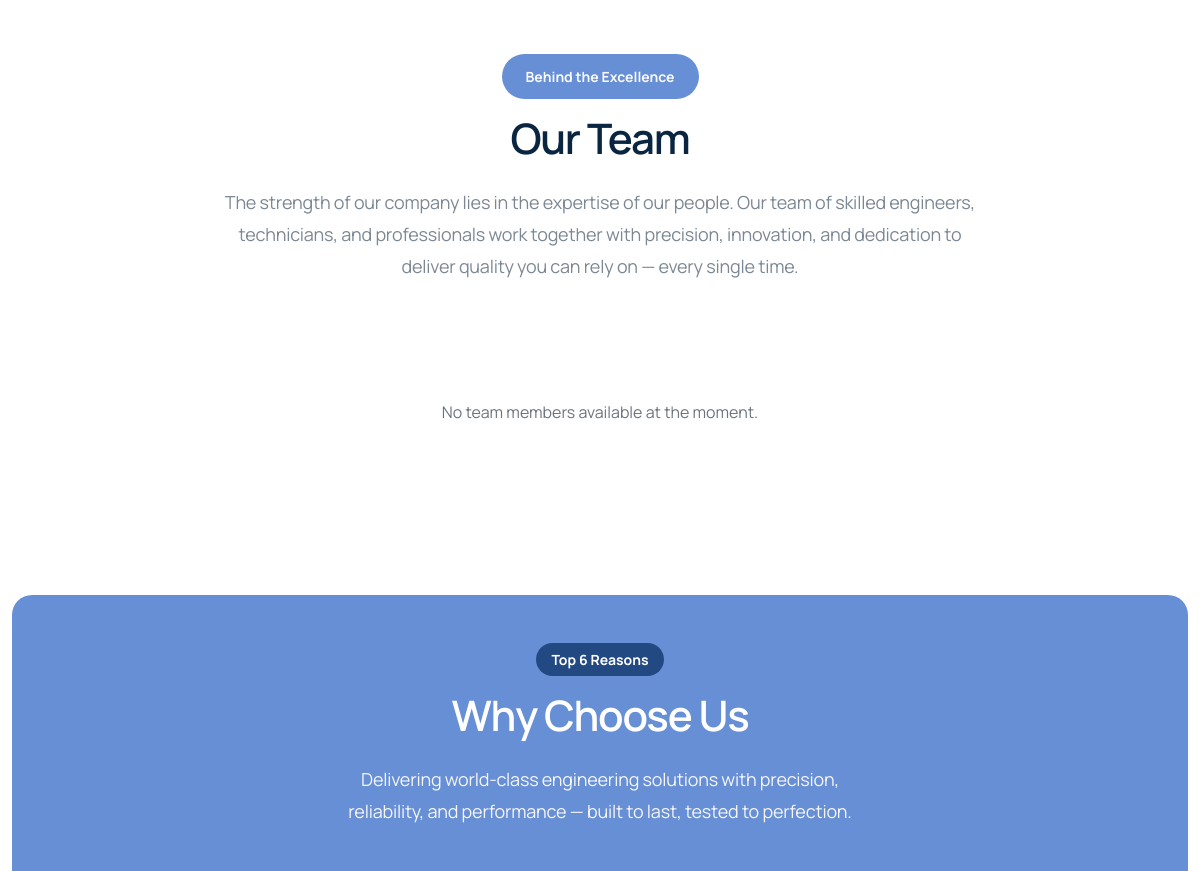
Page /about/ (middle part) on the earlier database version.
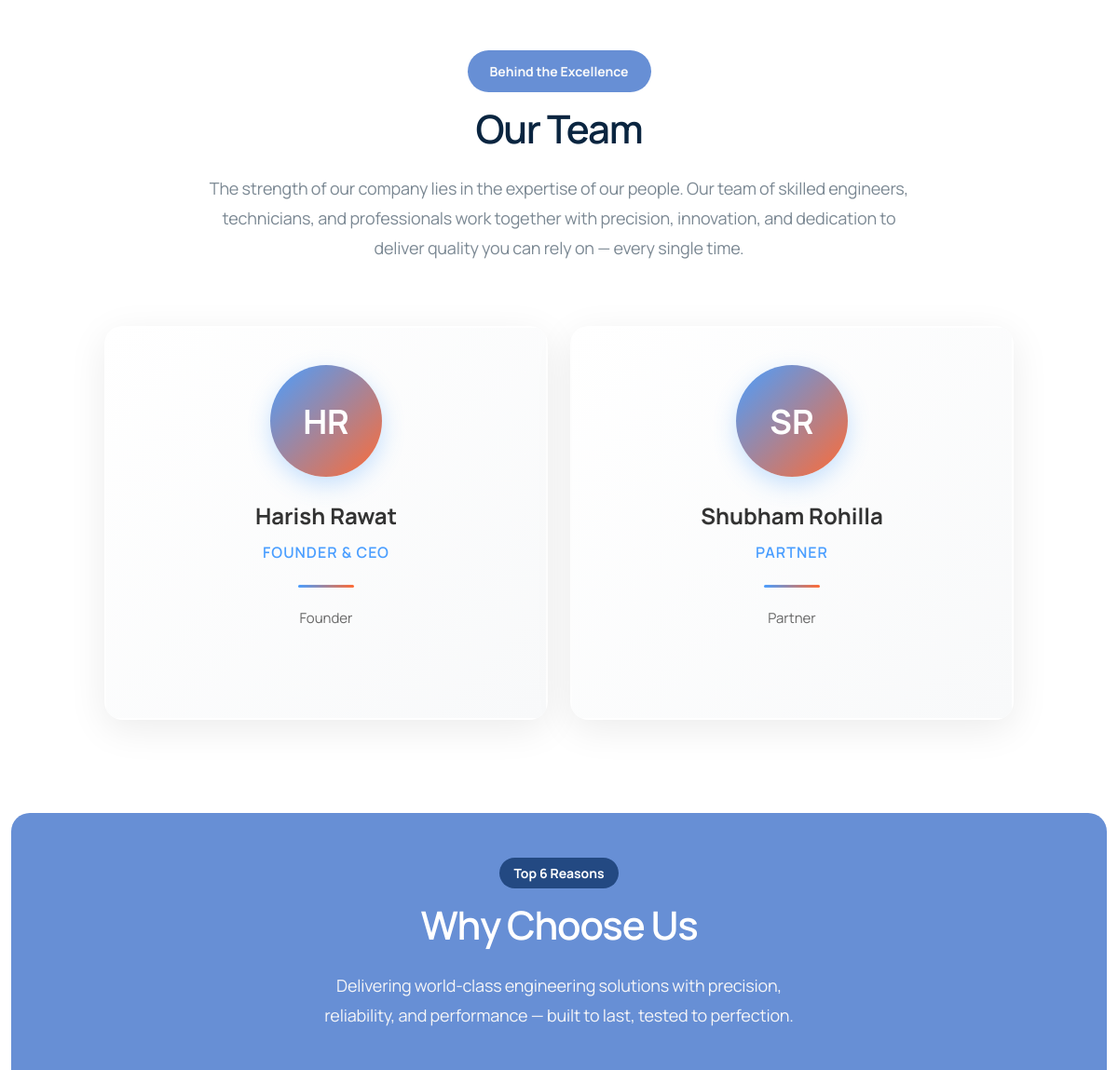
Same page on the later database version.
### home/models.py (models this page shows, shortened)
class TeamMember(models.Model):
    first_name = models.CharField(max_length=50)
    last_name = models.CharField(max_length=50, blank=True, null=True)
    role = models.CharField(max_length=100, help_text="e.g., Founder & Director, CEO")
    description = models.TextField(
        help_text="Brief description about the team member"
    )
    facebook_url = models.URLField(max_length=500, blank=True, null=True, help_text="Facebook profile URL")
    twitter_url = models.URLField(max_length=500, blank=True, null=True, help_text="Twitter/X profile URL")
    linkedin_url = models.URLField(max_length=500, blank=True, null=True, help_text="LinkedIn profile URL")
    instagram_url = models.URLField(max_length=500, blank=True, null=True, help_text="Instagram profile URL")
    order = models.IntegerField(
        default=0,
        help_text="Display order (lower numbers appear first)"
    )
    status = models.BooleanField(default=True, help_text="Show/hide this team member")
    created_at = models.DateTimeField(auto_now_add=True)
    updated_at = models.DateTimeField(auto_now=True)
    class Meta:
        ordering = ['order', 'first_name']
        verbose_name = 'Team Member'
        verbose_name_plural = 'Team Members'
    @property
    def full_name(self):
        if self.last_name:
            return f"{self.first_name} {self.last_name}"
        return self.first_name
    def get_initials(self):
        initials = self.first_name[0].upper() if self.first_name else ''
        if self.last_name:
            initials += self.last_name[0].upper()
        else:
            if len(self.first_name) > 1:
                initials += self.first_name[1].upper()
        return initials[:2]  # Return max 2 characters

### home/views.py (the view)
# urls.py: path('about/', views.page_content_view, {'page_type': 'about_us'}, name='about'),
def page_content_view(request, page_type):
    try:
        page_content = get_object_or_404(PageContent, page_type=page_type, status=True)
    except:
        page_content = None
    team_members = None
    if page_type == 'about_us':
        team_members = TeamMember.objects.filter(status=True)
    context = {
        'page_content': page_content,
        'page_type': page_type,
        'team_members': team_members,
    }
    template_map = {
        'about_us': 'about.html',
        'terms_conditions': 'terms.html',
        'privacy_policy': 'privacy.html',
        'faq': 'faq.html',
    }
    template = template_map.get(page_type, 'default.html')
    return render(request, template, context)

### home/context_processors.py (called while the page is built)
def categories(request):
    categories = Category.objects.filter(status=True).prefetch_related('subcategories')
    products = Product.objects.filter(status=True).select_related('category')
    site_settings = SiteSettings.load()
    return {
        'categories': categories,
        'products': products,
        'site_settings': site_settings,
    }

### home/models.py (called while the page is built)
    @classmethod
    def load(cls):
        obj, _ = cls.objects.get_or_create(pk=1)
        return obj

### templates/about.html (shortened to what this page needs)
{% load static %}
<!DOCTYPE html>
<html lang="en">
{% include "head.html" %}
<body>
    <div id="wrapper">
        <div id="content" class="no-top no-bottom">
            <section>
            </section>
            <section class="no-top">
                <div class="container">
                    <div class="row">
                        <div class="col-lg-12">
                            <div class="row">
                                <div class="col-lg-8 offset-lg-2 text-center mb-5">
                                    <div class="bg-color-2 text-light subtitle wow fadeInUp mb-3 d-inline-block px-4 py-2 rounded-20px">Behind the Excellence</div>
                                    <h2 class="wow fadeInUp" data-wow-delay=".2s">Our Team</h2>
                                    <p class="lead wow fadeInUp" data-wow-delay=".3s">
                                        The strength of our company lies in the expertise of our people. Our team of skilled engineers,
                                        technicians, and professionals work together with precision, innovation, and dedication to
                                        deliver quality you can rely on — every single time.
                                    </p>
                                </div>
                            </div>
                            <div class="row g-4 justify-content-center">
                                {% if team_members %}
                                    {% for member in team_members %}
                                    <div class="col-lg-5 col-md-6">
                                        <div class="team-card wow fadeInUp" data-wow-delay=".{{ forloop.counter0|add:2 }}s">
                                            <div class="team-card-inner">
                                                <div class="team-avatar">
                                                    <div class="team-initials">{{ member.get_initials }}</div>
                                                    <div class="team-icon">
                                                        <i class="icofont-user-alt-3"></i>
                                                    </div>
                                                </div>
                                                <div class="team-content">
                                                    <h3 class="team-name">{{ member.full_name }}</h3>
                                                    <p class="team-role">{{ member.role }}</p>
                                                    <div class="team-divider"></div>
                                                    <p class="team-description">
                                                        {{ member.description }}
                                                    </p>
                                                </div>
                                            </div>
                                        </div>
                                    </div>
                                    {% endfor %}
                                {% else %}
                                    <div class="col-12 text-center py-5">
                                        <p class="text-muted">No team members available at the moment.</p>
                                    </div>
                                {% endif %}
                            </div>
                        </div>
                    </div>
                </div>
            </section>
            <section class="no-top">
                <div class="container">
                    <div class="col-lg-12">
                        <div class="p-5 rounded-20px bg-color-2 text-light">
                            <div class="row">
                                <div class="col-lg-6 offset-lg-3 text-center">
                                    <div class="subtitle bg-color text-white wow fadeInUp mb-3">Top 6 Reasons</div>
                                    <h2 class="wow fadeInUp" data-wow-delay=".2s">Why Choose Us</h2>
                                    <p class="lead wow fadeInUp" data-wow-delay=".3s">
                                        Delivering world-class engineering solutions with precision, reliability, and performance — built to last, tested to perfection.
                                    </p>
                                    <div class="spacer-single"></div>
                                </div>
                            </div>
                            <div class="row g-4">
                            </div>
                        </div>
                    </div>
                </div>
            </section>
        </div>
    </div>
</body>
</html>

### templates/head.html (shortened to what this page needs)
{% load static %}
<head>
    <link href="{% static "css/bootstrap.min.css" %}" rel="stylesheet" type="text/css" id="bootstrap">
    <link href="{% static "css/plugins.css" %}" rel="stylesheet" type="text/css" >
    <link href="{% static "css/swiper.css" %}" rel="stylesheet" type="text/css" >
    <link href="{% static "css/style.css" %}" rel="stylesheet" type="text/css" >
    <link href="{% static "css/coloring.css" %}" rel="stylesheet" type="text/css" >
    <link id="colors" href="{% static "css/colors/scheme-01.css" %}" rel="stylesheet" type="text/css" >
</head>

### templates/header.html (shortened to what this page needs)
{% load static %}

### templates/footer.html (shortened to what this page needs)
{% load static %}

### static/css/coloring.css (style rules this page uses)
.bg-color, section.bg-color, section.call-to-action, .btn-main, #mainmenu li li a.menu-item:hover, #mainmenu ul li:hover>a.menu-item, .price-row, .slider-info .text1, .btn-primary, .bg-id-color, .dropcap, .fullwidthbanner-container a.btn, .feature-box-big-icon i, #testimonial-full, .icon-deco i, .feature-box-small-icon .border, .date-post, .team-list .small-border, .de-team-list .small-border, .owl-arrow span, .de-progress .progress-bar, #btn-close-x:hover, .box-fx .info, .btn-more, .widget .small-border, .product img:hover, #btn-search, .de_tab.timeline li.active .dot, .btn-id, .tiny-border, #subheader .small-border-deco span, #services-list li a:hover, #form_subscribe #btn-subscribe i, .timeline .tl-block .tl-line, .de_tab.tab_style_2 .de_nav li.active span, .de_tab.tab_methods.style-2 .de_nav li.active span, .feature-box-small-icon.style-2 .number.bg-color, .owl-custom-nav .btn-next:before, .owl-custom-nav .btn-prev:before, .timeline>li>.timeline-badge, .de_light .de_tab.tab_style_3 .de_nav li.active span, .de_tab.tab_style_4 .de_nav li.active span, .circle, .social-icons-sm i:hover, .btn-rsvp, .pricing-table .ribbon, .de_tab.tab_style_4 .de_nav li.active, #preloader .s1 span, #filters a.selected, .custom-show:after, .custom-close:after, .widget-post .date, .style-2 .date-box, .d-card i, #form_subscribe #btn-submit i, .bg-gradient-to-right-2, .d-card.hover i, .d-card:hover i, .ribbon, .box-icon-simple .num, .feature-box.f-boxed:hover, .fpw-overlay-btm, .fp-wrap .fpwow-icons, .owl-item.active.center .feature-box-type-2, .testimonial-color .item:nth-child(1n) blockquote:before, .spinner>div, .d-gallery-item .dgi-1, a.btn-border:hover, .dih-overlay, .widget_tags li a, .nav-pills .nav-link.active, .nav-pills .show>.nav-link, #cookieConsent a.cookieConsentOK, .mask .cover, .icon-box:hover, .feature-box.f-boxed.invert, .text-light .container-timeline ul li::before, .text-light .de_countdown, .text-light .dropdown li span, #selector #dark-mode, #selector #related-items, .dropdown li span:hover, .de-event-item .d-date, .switch, h5 span.label, .lds-roller div:after, .de_pricing-table .d-list li:before, .ul-style-4 li:before, #mainmenu ul li b, h1.s2 .c1 span, .d-arrow-left, .d-arrow-right, .de-marquee-list .d-item-block, .scrollbar, .d_demo_img .d-overlay span { background:var(--primary-color); }
.bg-color-2, .bg-color-secondary, section.bg-color-2, section.bg-color-secondary, .timeline h5, .testimonial-color .item:nth-child(2n) blockquote:before, a.btn-main.bg-color-2, a.btn-main.invert, #mainmenu li li a.menu-item:hover, #mainmenu ul li:hover>a.menu-item, .icon-box.invert:hover, #jpreBar, .t-circle, .author_list_pp i, .pagination>.active>a, .pagination>.active>span, .pagination>.active>a:hover, .pagination>.active>span:hover, .pagination>.active>a:focus, .pagination>.active>span:focus, .profile_avatar i, #btn_copy.clicked, #form_quick_search #btn-submit i, .owl-dot.active, .p_list_pp i, .author_list_pp img, .activity-filter li.active, .dark-scheme .de_countdown.bg-color-secondary, .btn-line.hover, a.btn-line.hover, .de_form input[type="checkbox"]:checked + label:before, .coll_list_pp i, #form_sb #btn-submit i, .de-switch input[type=checkbox]:checked + label, .de-card .de-price span, .de-color-icons i, .container-timeline ul li::before, .pricing-table.table-featured .mid, .pricing-table.table-featured a.btn-main, .page-item.active .page-link, .de-marquee-list .d-item-block.bg-color-2, body::-webkit-scrollbar-thumb,#de_modal::-webkit-scrollbar-thumb { background: var(--secondary-color); }

### static/css/colors/scheme-01.css (style rules this page uses)
:root { --primary-color: #234982; --primary-color-rgb: 35, 73, 130; --secondary-color: #678fd5; --secondary-color-rgb: 103, 143, 213; --tertiary-color: #F4F7FB; --tertiary-color-rgb: 244, 247, 251; }

### templates/header.html (style rules this page uses)
body { top: 0 !important; }

Differences in the rows shown:
added TeamMember: get_initials "HR", full_name "Harish Rawat", role "FOUNDER & CEO", description "Founder"
added TeamMember: get_initials "SR", full_name "Shubham Rohilla", role "PARTNER", description "Partner"
Other differences:
text no longer shown: "No team members available at the moment."
